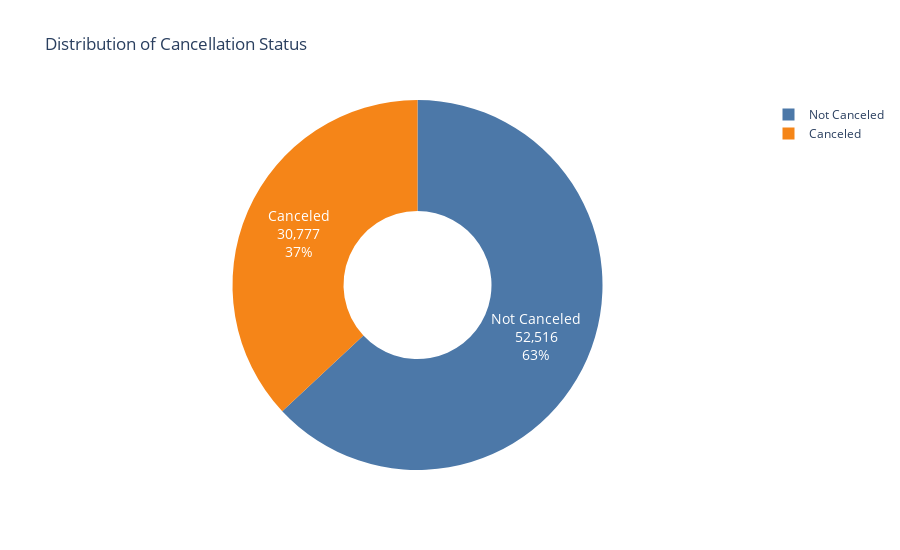

Notebook source saved alongside this figure:
### Code cell
fig = px.pie(cancel_distribution, names='Cancellation_Status', values='Count', title='Distribution of Cancellation Status', hole=0.4, color_discrete_sequence=px.colors.qualitative.T10)
fig.update_traces(textposition='inside', textinfo='percent+label+value', textfont=dict(size=14, color='white'))
fig.update_layout(showlegend=True, height=550)
fig.show()

### Figure 1 — Plotly figure (JSON) as saved in the notebook; plotly's stock layout.template omitted (floating-point values rounded to 4 significant figures)
{"data": [{"domain": {"x": [0, 1], "y": [0, 1]}, "hole": 0.4, "hovertemplate": "Cancellation_Status=%{label}<br>Count=%{value}<extra></extra>", "labels": ["Not Canceled", "Canceled"], "legendgroup": "", "name": "", "showlegend": true, "textfont": {"color": "white", "size": 14}, "textinfo": "percent+label+value", "textposition": "inside", "type": "pie", "values": [52516, 30777]}], "layout": {"height": 550, "legend": {"tracegroupgap": 0}, "piecolorway": ["#4C78A8", "#F58518", "#E45756", "#72B7B2", "#54A24B", "#EECA3B", "#B279A2", "#FF9DA6", "#9D755D", "#BAB0AC"], "showlegend": true, "title": {"text": "Distribution of Cancellation Status"}}}
